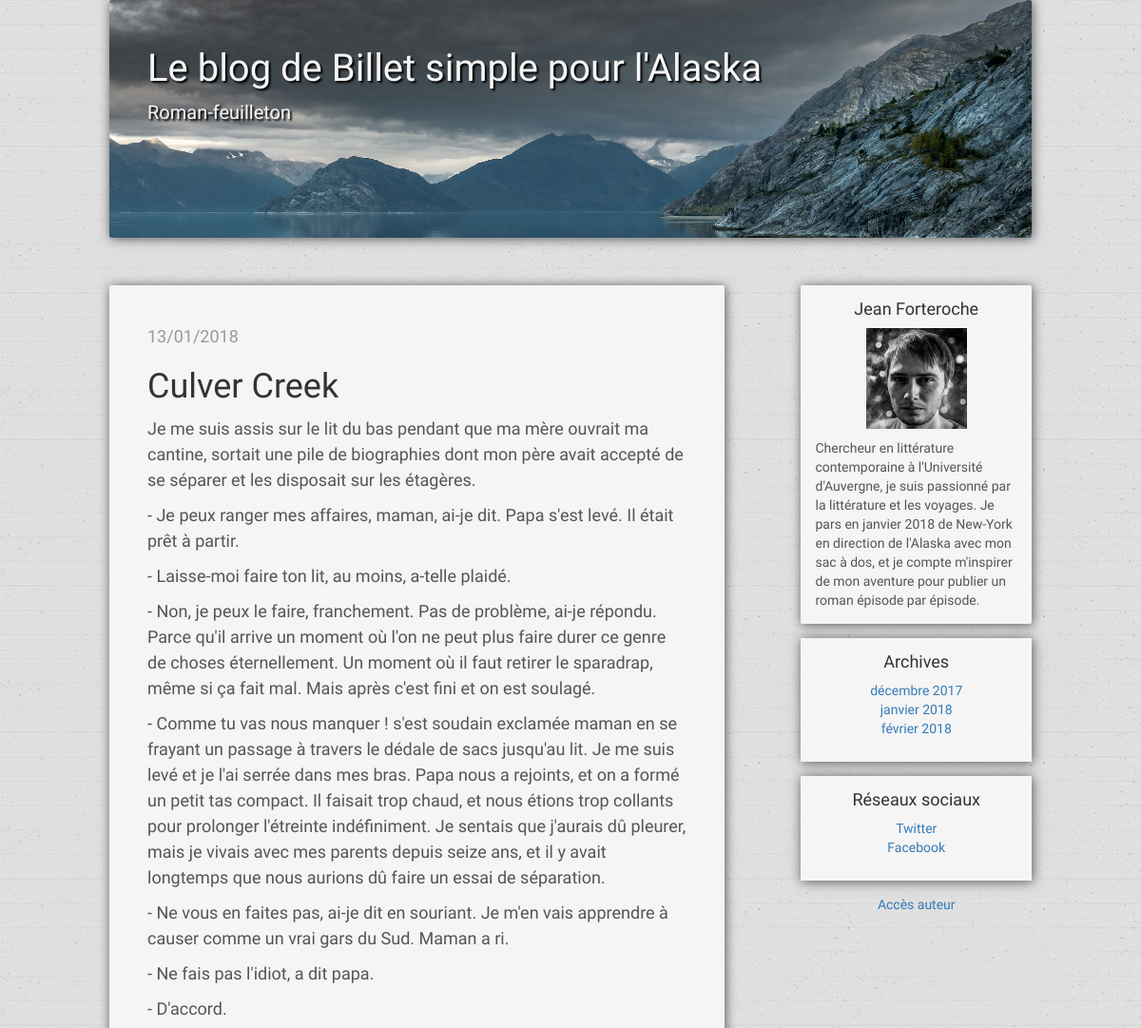
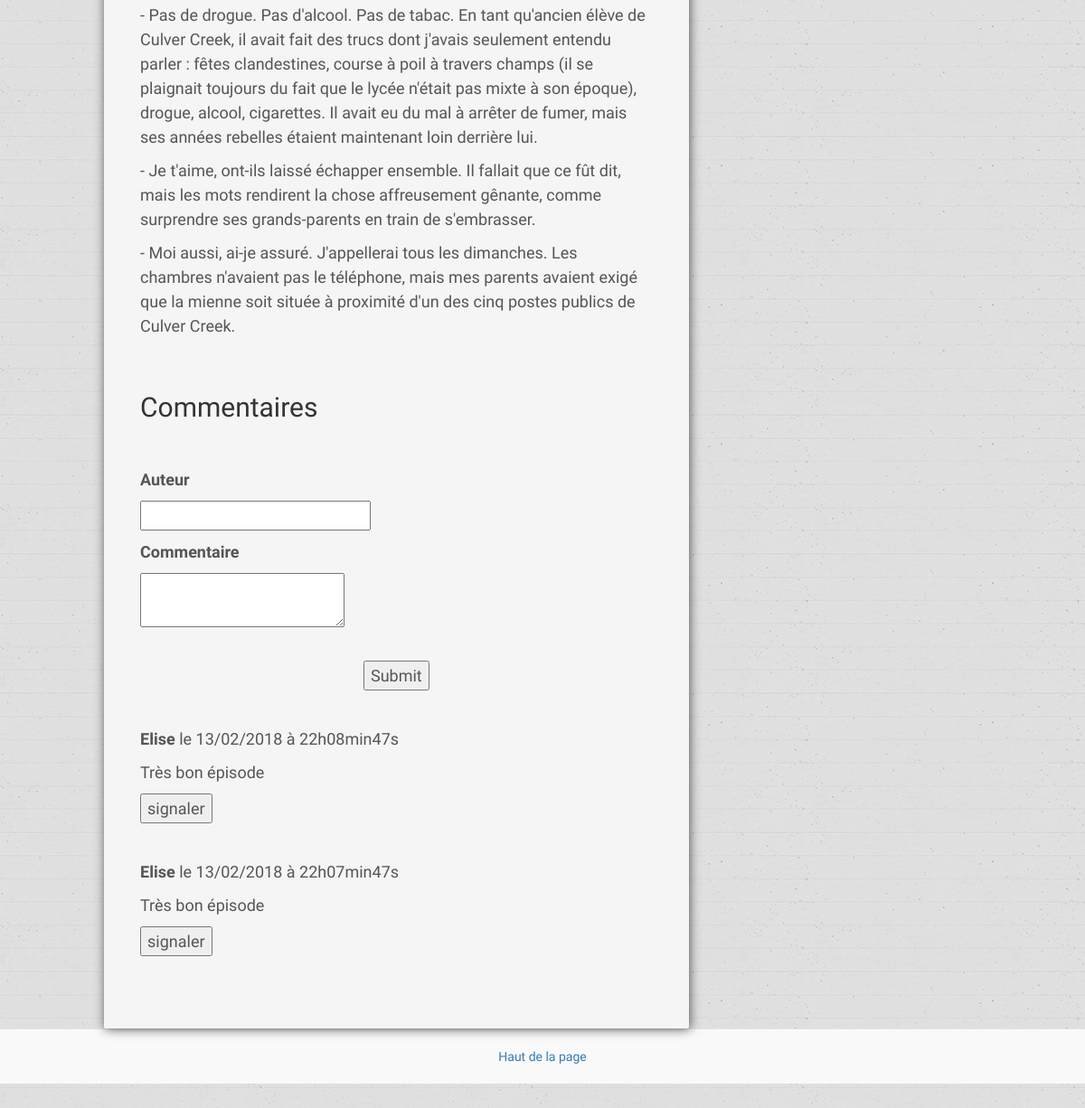
Page /index.php?action=seeOnePost&id=26 on the committed database (2 pictures, top to bottom).
### tables this page shows
CREATE TABLE `posts` (
  `id` int(11) NOT NULL,
  `content` text NOT NULL,
  `date_creation` date NOT NULL
);

CREATE TABLE `comments` (
  `id` int(11) NOT NULL,
  `post_id` int(11) NOT NULL,
  `author` varchar(255) NOT NULL,
  `comment` text NOT NULL,
  `comment_date` datetime NOT NULL,
  `reported` tinyint(1) DEFAULT NULL
);

### model/Frontend.php (called while the page is built, shortened)
<?php
require_once('model/PostManager.php');
require_once('model/CommentManager.php');
class Frontend extends Manager {
    private $_commentManager;
    public function __construct() {
        $this->_postManager = new \OpenClassrooms\Blog\Model\PostManager();
        $this->_commentManager = new \OpenClassrooms\Blog\Model\CommentManager();
    }
    public function seeOnePost($postId) {
        $post = $this->_postManager->getPost($postId);
        $comments = $this->_commentManager->getComments($postId);
        $months = $this->_postManager->getMonths();
        require('view/frontend/postView.php');
    }
}

### index.php (called while the page is built, shortened)
<?php
$router = new \OpenClassrooms\Blog\Model\Router();
$router->direct();

### model/PostManager.php (called while the page is built, shortened)
<?php
require_once("model/Manager.php");
class PostManager extends Manager {
    public function getPost($postId) {
        $sql = 'SELECT id, content, DATE_FORMAT(date_creation, \'%d/%m/%Y\') AS creation_date_fr FROM posts WHERE id = ?';
        $req = $this->executeRequest($sql, array($postId));
        $post = $req->fetch();
        return $post;
    }
    public function getMonths() {
        $sql = 'SELECT MONTH(date_creation) AS m,
        CASE WHEN MONTH(date_creation) = 1 THEN \'janvier\'
        WHEN MONTH(date_creation) = 2 THEN \'février\'
        WHEN MONTH(date_creation) = 3 THEN \'mars\'
        WHEN MONTH(date_creation) = 4 THEN \'avril\'
        WHEN MONTH(date_creation) = 5 THEN \'mai\'
        WHEN MONTH(date_creation) = 6 THEN \'juin\'
        WHEN MONTH(date_creation) = 7 THEN \'juillet\'
        WHEN MONTH(date_creation) = 8 THEN \'août\'
        WHEN MONTH(date_creation) = 9 THEN \'septembre\'
        WHEN MONTH(date_creation) = 10 THEN \'octobre\'
        WHEN MONTH(date_creation) = 11 THEN \'novembre\'
        WHEN MONTH(date_creation) = 12 THEN \'décembre\'
        END AS mois,
        YEAR(date_creation) AS y FROM posts GROUP BY y, m';
        $months = $this->executeRequest($sql);
        return $months;
    }
}

### model/Manager.php (called while the page is built, shortened)
<?php
abstract class Manager {
        private $db;
        protected function executeRequest($sql, $params = null) {
          if ($params == null) {
            $result = $this->getDb()->query($sql);
          }
          else {
            $result = $this->getDb()->prepare($sql);
            $result->execute($params);
          }
          return $result;
        }
        private function getDb() {
          if ($this->db == null) {
            $this->db = new \PDO('mysql:host=localhost;dbname=writer_blog;charset=utf8', 'root', 'root');
          }
          return $this->db;
        }
}

### model/CommentManager.php (called while the page is built, shortened)
<?php
require_once("model/Manager.php");
class CommentManager extends Manager
{
    public function getComments($postId) {
        $sql = 'SELECT id, author, comment, reported, DATE_FORMAT(comment_date, \'%d/%m/%Y à %Hh%imin%ss\') AS comment_date_fr FROM comments WHERE post_id = ? ORDER BY comment_date DESC';
        $comments = $this->executeRequest($sql, array($postId));
        return $comments;
    }
}

### view/frontend/postView.php (the view, shortened to what this page needs)
  <div class="container">
    <div class="row">
      <div class="col-sm-8 blog-main">
        <div class="blog-post">
          <p class="blog-post-meta">
            <?= $post['creation_date_fr'] ?>
          </p>
          <p>
            <?= html_entity_decode($post['content']) ?>
          </p>
        </div>
        <h2>Commentaires</h2>
        <form class="log" action="index.php?action=addComment&amp;id=<?= $_GET['id'] ?>" method="post">
          <div>
            <div class="containElmForm"><label for="author">Auteur</label><br /></div>
            <div class="containElmForm"><input type="text" id="author" name="author" /></div>
          </div>
          <div>
            <div class="containElmForm"><label for="comment">Commentaire</label><br /></div>
            <div class="containElmForm"><textarea id="comment" name="comment"></textarea></div>
          </div>
          <div>
            <div class="containElmForm submit"><input type="submit" /></div>
          </div>
        </form>
        <div class= "comments">
        <?php
          while ($comment = $comments->fetch()) {
        ?>
          <p><strong><?= htmlspecialchars($comment['author']) ?></strong> le <?= $comment['comment_date_fr'] ?></p>
          <p><?= nl2br(htmlspecialchars($comment['comment'])) ?></p>
          <form class = "signaler" action="index.php?action=report&amp;id=<?= $comment['id'] ?>&amp;postId=<?= $post['id'] ?>" method="post">
            <div>
          <?php
            if ($comment['reported'] == 1) {
          ?>
              <div class="containElmForm"><input id ="report-button" type="submit" value="signaler" style="display:none"/></div>
          <?php
            } else {
          ?>
              <div class="containElmForm"><input id ="report-button" type="submit" value="signaler"/></div>
          <?php
            }
          ?>
            </div>
          </form>
        <?php
          }
        ?>
        </div>
      </div>
      <div class="col-sm-3 col-sm-offset-1 blog-sidebar">
        <div class="sidebar-module sidebar-module-inset">
          <h4>Jean Forteroche</h4>
          <img src="public/images/photo.jpg" alt="portrait">
          <p>Chercheur en littérature contemporaine à l'Université d'Auvergne, je suis passionné par la littérature et les voyages. Je pars en janvier 2018 de New-York en direction de l'Alaska avec mon sac à dos, et je compte m'inspirer de mon aventure pour publier un roman épisode par épisode.</p>
        </div>
        <div class="sidebar-module">
          <h4>Archives</h4>
          <ol class="list-unstyled">
            <?php
              while ($data = $months->fetch()) {
            ?>
            <li><a href="index.php?action=seePostsPerMonth&amp;m=<?= $data['m'] ?>"><?= $data['mois']; ?> <?= $data['y']; ?></a></li>
            <?php
              }
            ?>
          </ol>
        </div>
        <div class="sidebar-module">
          <h4>Réseaux sociaux</h4>
          <ol class="list-unstyled">
            <li><a href="#">Twitter</a></li>
            <li><a href="#">Facebook</a></li>
          </ol>
        </div>
        <p><a href="index.php?action=login">Accès auteur</a></p>
      </div>
    </div>
  </div>
  <footer class="blog-footer">
    <p><a href="#">Haut de la page</a></p>
  </footer>
<?php require('./view/template.php'); ?>

### public/css/style.css (style rules this page uses)
body { font-family: 'ABeeZee', sans-serif; color: #555; background-image:url(../images/pattern.png); background-repeat: repeat; }
h1, .h1, h2, .h2, h3, .h3, h4, .h4, h5, .h5, h6, .h6 { margin-top: 0; font-family: 'ABeeZee', sans-serif; font-weight: normal; color: #333; }
@media (min-width: 1200px) { .container { width: 970px; } }
.blog-main { font-size: 18px; line-height: 1.5; background-color: #f5f5f5; padding: 40px; border-radius: 2px; box-shadow: 1px 1px 12px #555; }
.sidebar-module { padding: 15px; margin: 0 -15px 15px; background-color: #f5f5f5; box-shadow: 1px 1px 12px #555; }
.blog-sidebar { text-align: center; }
.sidebar-module-inset { padding: 15px; background-color: #f5f5f5; border-radius: 2px; }
.sidebar-module-inset p:last-child, .sidebar-module-inset ul:last-child, .sidebar-module-inset ol:last-child { margin-bottom: 0; }
.sidebar-module-inset p { text-align: left; }
.sidebar-module-inset img { width: 50%; margin-bottom: 10px; }
.blog-post { margin-bottom: 60px; }
.blog-post-meta { margin-bottom: 20px; color: #999; }
.blog-footer { padding: 20px 0; color: #999; text-align: center; background-color: #f9f9f9; border-top: 1px solid #e5e5e5; }
.blog-footer p:last-child { margin-bottom: 0; }
.submit { text-align: center; padding-top: 20px; }
.comments { margin: 40px 0 20px 0; }
.signaler, .supp { margin-bottom: 40px; }
.log { margin-top : 50px; text-align: left; }
label { display: block; width: 150px; float: left; }
.containElmForm { margin-top: 10px; }

### rows in the picture
posts: content "Culver Creek Je me suis assis sur le lit du bas pendant que ma mère ouvrait ma cantine, sortait une pile de biographies dont mon père avait accepté de se séparer et les disposait sur les étagères. - Je peux ranger mes affaires, maman, ai-je dit. Papa s'est levé. Il était prêt à partir. - Laisse-moi faire ton lit, au moins, a-telle plaidé. - Non, je peux le faire, franchement. Pas de problème, ai-je répondu. Parce qu'il arrive un moment où l'on ne peut plus faire durer ce genre de choses éternellement. Un moment où il faut retirer le sparadrap, même si ça fait mal. Mais après c'est fini et on est soulagé. - Comme tu vas nous manquer ! s'est soudain exclamée maman en se frayant un passage à…"
comments: author "Elise", comment_date_fr "13/02/2018 à 22h08min47s", comment "Très bon épisode"
comments: author "Elise", comment_date_fr "13/02/2018 à 22h07min47s", comment "Très bon épisode"

### other values in the picture
$post['creation_date_fr'] "13/01/2018"
$data['mois'] "décembre"
$data['y'] "2017"
$data['mois'] "janvier"
$data['y'] "2018"
$data['mois'] "février"
